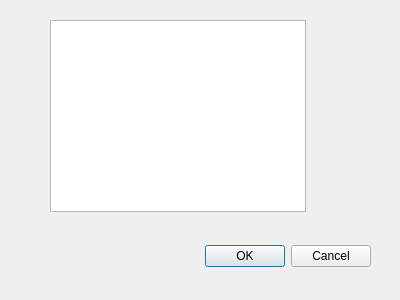
<?xml version="1.0" encoding="UTF-8"?>
<ui version="4.0">
 <class>DpzDialogBase</class>
 <widget class="QDialog" name="DpzDialogBase">
  <property name="geometry">
   <rect>
    <x>0</x>
    <y>0</y>
    <width>400</width>
    <height>300</height>
   </rect>
  </property>
  <property name="windowTitle">
   <string>NiceTile</string>
  </property>
  <widget class="QDialogButtonBox" name="button_box">
   <property name="geometry">
    <rect>
     <x>30</x>
     <y>240</y>
     <width>341</width>
     <height>32</height>
    </rect>
   </property>
   <property name="orientation">
    <enum>Qt::Horizontal</enum>
   </property>
   <property name="standardButtons">
    <set>QDialogButtonBox::Cancel|QDialogButtonBox::Ok</set>
   </property>
  </widget>
  <widget class="QListWidget" name="vector_layers">
   <property name="geometry">
    <rect>
     <x>50</x>
     <y>20</y>
     <width>256</width>
     <height>192</height>
    </rect>
   </property>
  </widget>
 </widget>
 <resources/>
 <connections>
  <connection>
   <sender>button_box</sender>
   <signal>accepted()</signal>
   <receiver>DpzDialogBase</receiver>
   <slot>accept()</slot>
   <hints>
    <hint type="sourcelabel">
     <x>20</x>
     <y>20</y>
    </hint>
    <hint type="destinationlabel">
     <x>20</x>
     <y>20</y>
    </hint>
   </hints>
  </connection>
  <connection>
   <sender>button_box</sender>
   <signal>rejected()</signal>
   <receiver>DpzDialogBase</receiver>
   <slot>reject()</slot>
   <hints>
    <hint type="sourcelabel">
     <x>20</x>
     <y>20</y>
    </hint>
    <hint type="destinationlabel">
     <x>20</x>
     <y>20</y>
    </hint>
   </hints>
  </connection>
 </connections>
</ui>
